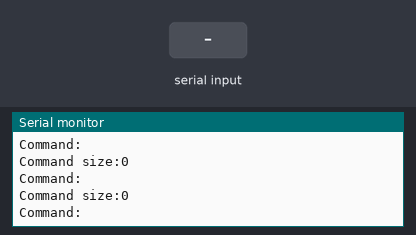
A sketch run on a simulated Arduino Uno, built with avr-gcc and run on an emulated ATmega328P. On the bench: the last lines printed to the serial monitor. Inputs (shaded band) come from the test bench.

Above: at 2.4 s.
2.5 s: "1" received over the second serial link
At 3.8 s:
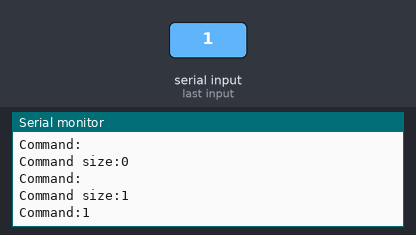
4.0 s: "0" received over the second serial link
At 4.7 s:
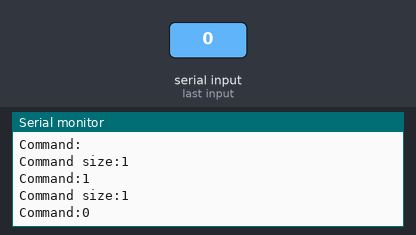
5.5 s: "2" received over the second serial link
At 6.3 s:
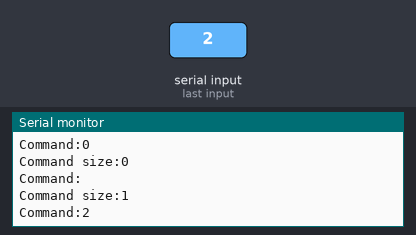

Measured:
- after the input at 2.5 s, the serial monitor: prints a new line after 0.70 s (image 1)
- after the input at 4.0 s, the serial monitor: prints a new line at once (image 2)
- after the input at 5.5 s, the serial monitor: prints a new line after 0.12 s (image 3)

The sketch:

bt_sample.ino
```cpp
#include "SoftwareSerial.h"
#include "Wire.h"

String command;
int insize;
SoftwareSerial I2CBT(11, 12);

void getBTData(){
  command = "";
  insize = I2CBT.available();
  if( insize > 0 ){
    for(int i = 0; i<=insize-1; i++){
      command += char(I2CBT.read());
    }
  }
}

void setup(){
  Serial.begin(9600);
  I2CBT.begin(9600);
}

void loop(){
  getBTData();

  // 印出 command 到 Serial Monitor
  Serial.print("Command size:");
  Serial.println(insize);
  Serial.print("Command:");
  Serial.println(command);

  delay(800);
}
```
